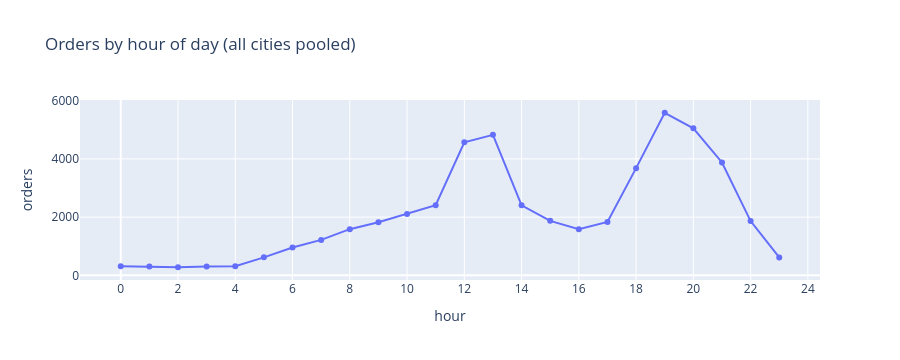

Write notebook code for a chart like this one.
### Code cell
hourly = df.groupby('hour').size().reset_index(name='orders')
fig = px.line(hourly, x='hour', y='orders', markers=True,
              title='Orders by hour of day (all cities pooled)', height=360)
fig.update_xaxes(dtick=2)
fig.write_html(FIG_DIR / '01_orders_by_hour.html', include_plotlyjs='cdn')
fig.show()

### Figure 1 — Plotly figure (JSON) as saved in the notebook; plotly's stock layout.template omitted (floating-point values rounded to 4 significant figures)
{"data": [{"hovertemplate": "hour=%{x}<br>orders=%{y}<extra></extra>", "legendgroup": "", "line": {"color": "#636efa", "dash": "solid"}, "marker": {"symbol": "circle"}, "mode": "lines+markers", "name": "", "orientation": "v", "showlegend": false, "type": "scatter", "x": [0, 1, 2, 3, 4, 5, 6, 7, 8, 9, 10, 11, 12, 13, 14, 15, 16, 17, 18, 19, 20, 21, 22, 23], "xaxis": "x", "y": [312, 302, 277, 306, 315, 617, 957, 1216, 1586, 1825, 2109, 2410, 4571, 4826, 2407, 1871, 1586, 1832, 3683, 5586, 5052, 3877, 1863, 614], "yaxis": "y"}], "layout": {"height": 360, "legend": {"tracegroupgap": 0}, "title": {"text": "Orders by hour of day (all cities pooled)"}, "xaxis": {"anchor": "y", "domain": [0.0, 1.0], "dtick": 2, "title": {"text": "hour"}}, "yaxis": {"anchor": "x", "domain": [0.0, 1.0], "title": {"text": "orders"}}}}
